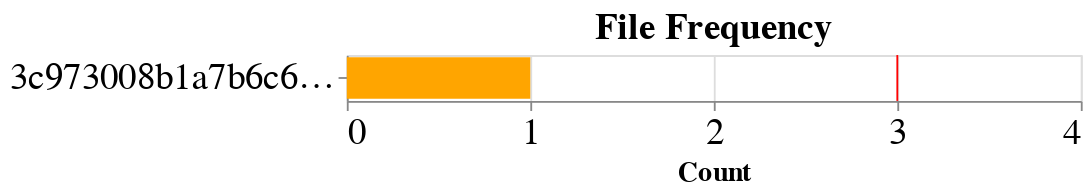

This figure's notebook cell:
### Markdown cell above
#### Time

### Code cell
# Filter data
chart_data = df_sbom_hashes_unique[(df_sbom_hashes_unique.target == 'time') & (df_sbom_hashes_unique.type == 'binary')]
chart_data_grouped = chart_data.groupby(['hash']).count().reset_index().sort_values('hash').sort_values('bom', ascending=False)
# Plot data
pm1 = alt.Chart(chart_data_grouped, title='File Frequency').mark_bar(color='orange').encode(
    x = alt.X('bom', title='Count', axis=alt.Axis(tickMinStep=1), scale=alt.Scale(domain=(0,len(chart_data.producer.unique())+1))),
    y = alt.Y('hash', sort='-x', title=None)
)
rule = alt.Chart(chart_data.drop_duplicates(subset=['producer'])).mark_rule(color='red').encode(
    x=('count(producer)')
)
(pm1+rule).properties(height=25,width=400).configure_axis(
    labelFontSize=20,
    titleFontSize=15
).configure_title(fontSize=20)

### Figure 1 — Vega-Lite specification as saved in the notebook (floating-point values rounded to 4 significant figures)
{"config": {"view": {"continuousWidth": 400, "continuousHeight": 300}, "axis": {"labelFontSize": 20, "titleFontSize": 15}, "title": {"fontSize": 20}}, "layer": [{"data": {"name": "data-18a5b8d6d46840a83923fff93ff4f8dc"}, "mark": {"type": "bar", "color": "orange"}, "encoding": {"x": {"type": "quantitative", "axis": {"tickMinStep": 1}, "field": "bom", "scale": {"domain": [0, 4]}, "title": "Count"}, "y": {"type": "nominal", "field": "hash", "sort": "-x", "title": null}}, "title": "File Frequency"}, {"data": {"name": "data-4737478db8d8a1d06bf6145a17545496"}, "mark": {"type": "rule", "color": "red"}, "encoding": {"x": {"type": "nominal", "aggregate": "count", "field": "producer"}}}], "height": 25, "width": 400, "$schema": "https://vega.github.io/schema/vega-lite/v4.8.1.json", "datasets": {"data-18a5b8d6d46840a83923fff93ff4f8dc": [{"hash": "3c973008b1a7b6c628264da06ff54e150d913820", "bom": 1, "file": 1, "format": 1, "gzipped": 1, "standard": 1, "version": 1, "zipfile": 1, "target": 1, "producer": 1, "sbom": 1, "type": 1}], "data-4737478db8d8a1d06bf6145a17545496": [{"bom": "inputs-docfest/REA_SAG-PM/SAG-PM-SBOM-Time_1_9.spdx", "hash": "3c973008b1a7b6c628264da06ff54e150d913820", "file": "inputs-docfest/REA_SAG-PM/SAG-PM-SBOM-Time_1_9.spdx", "format": "tv", "gzipped": false, "standard": "spdx", "version": "2.2", "zipfile": false, "target": "time", "producer": "REA_SAG-PM", "sbom": "REA_SAG-PM/SAG-PM-SBOM-Time_1_9.spdx", "type": "binary"}, {"bom": "inputs-docfest/SPDX Generator/time-1.9/time.spdx.yml", "hash": null, "file": "inputs-docfest/SPDX Generator/time-1.9/time.spdx.yml", "format": "yaml", "gzipped": false, "standard": "spdx", "version": "SPDX-2.2", "zipfile": false, "target": "time", "producer": "SPDX Generator", "sbom": "SPDX Generator/time-1.9/time.spdx.yml", "type": "binary"}, {"bom": "inputs-docfest/Synopsys Black Duck/time-DefaultDetectVersion.json", "hash": null, "file": "inputs-docfest/Synopsys Black Duck/time-DefaultDetectVersion.json", "format": "json", "gzipped": false, "standard": "spdx", "version": "SPDX-2.2", "zipfile": false, "target": "time", "producer": "Synopsys Black Duck", "sbom": "Synopsys Black Duck/time-DefaultDetectVersion.json", "type": "binary"}]}}
